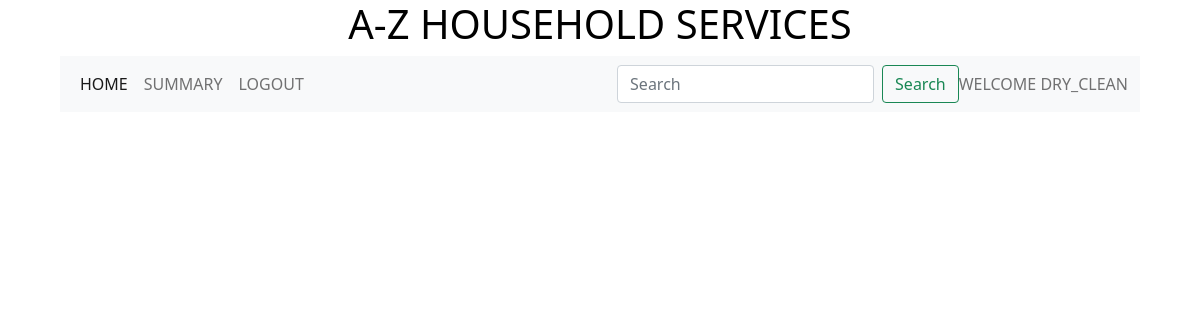
The page /edit_service/5/DRY_CLEAN on the database as committed earlier.
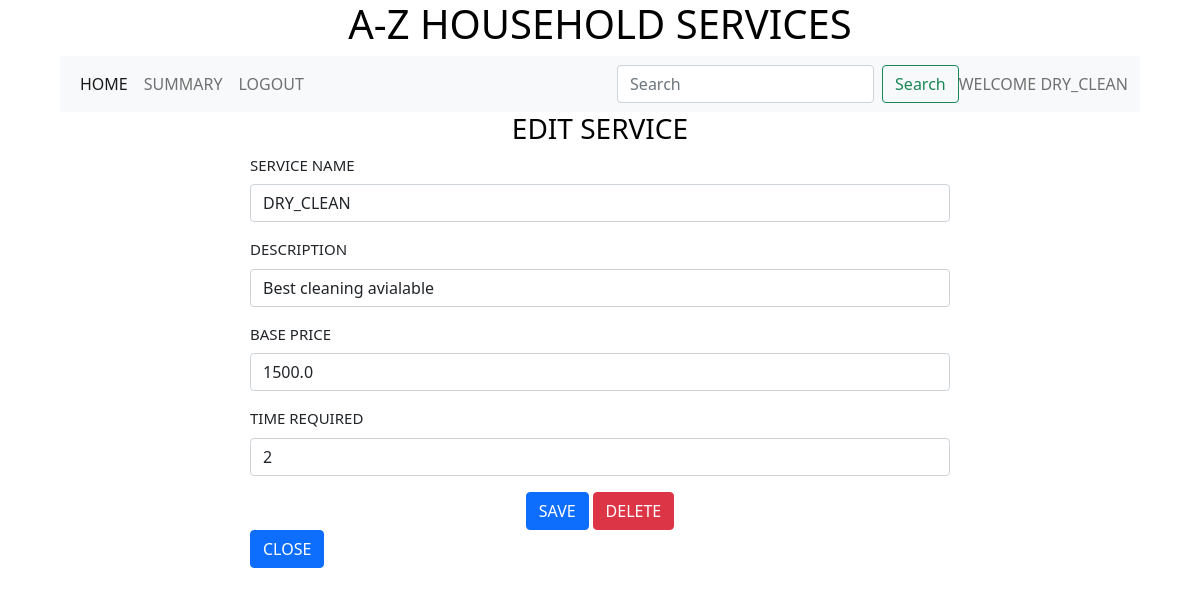
The same page on the database as committed later.
### backend/models.py (models this page shows)
class Service(db.Model):
    __tablename__ ="service"
    id = db.Column(db.Integer,primary_key=True)
    name = db.Column(db.String)
    description = db.Column(db.String)
    base_price = db.Column(db.Float)
    time_required = db.Column(db.Integer)
    service_requests = db.relationship("Service_request",cascade="all,delete",backref="service",lazy = True)
    professionals = db.relationship("Professional",cascade="all,delete",backref="service",lazy = True)
    service_pic_url = db.Column(db.String,nullable=True,default="None")

### backend/controllers.py (the view, shortened to what this page needs)
@app.route("/edit_service/<id>/<name>" ,methods = ["GET","POST"])
def edit_service(id,name):
    service = get_service(id)
    return render_template("edit_service.html",service=service,name=name)

### backend/controllers.py (called while the page is built)
def get_service(id):
    service = Service.query.filter_by(id=id).first()
    return service

### templates/edit_service.html (shortened to what this page needs)
{%extends "admin_layout.html"%}
{%block content%}
            {%if service%}
                <div class ="center"><h3>EDIT SERVICE</h3></div>
                <form action ="/edit_service/{{service.id}}/{{name}}" method ="POST">
                    <div class = "input_form1">
                        <div class="mb-3">
                            <label for="name" class="form-label">SERVICE NAME</label>
                            <input type="text" class="form-control" name ="name" id="name" value = "{{service.name}}">
                        </div>
                        <div class="mb-3">
                            <label for="description" class="form-label">DESCRIPTION</label>
                            <input type="text" class="form-control" name ="description" id="description" value = "{{service.description}}">
                        </div>
                        <div class="mb-3">
                            <label for="base_price" class="form-label">BASE PRICE</label>
                            <input type="number" class="form-control" name ="base_price" id="base_price" value = "{{service.base_price}}">
                        </div>
                        <div class="mb-3">
                            <label for="time_required" class="form-label">TIME REQUIRED</label>
                            <input type="number" class="form-control" name ="time_required" id="time_required" value = "{{service.time_required}}">
                        </div>
                        <div class="mb-3">
                            <div class ="center"><button type="submit" class="btn btn-primary">SAVE</button>
                            <a href="/delete_service/{{service.id}}/{{name}}" type="button" class="btn btn-danger">DELETE</a></div>
                            <a href="/admin/{{name}}" type="button" class="btn btn-primary">CLOSE</a></div>
                        </div>
                    </div>
            {%endif%}
{%endblock%}

### templates/admin_layout.html (shortened to what this page needs)
<!DOCTYPE html>
<html>
    <head>
        <link rel ="stylesheet" href="/static/styles/main.css">
        <link href ="https://cdn.jsdelivr.net/npm/bootstrap@5.0.2/dist/css/bootstrap.min.css" rel="stylesheet">
    </head>
    <body>
        <div class = "my_container">
            <div class ="center"><h1>A-Z HOUSEHOLD SERVICES</h1></div>
            <div class ="my_panel">
                <nav class="navbar navbar-expand-lg navbar-light bg-light">
                    <div class="container-fluid">
                      <div class="collapse navbar-collapse" id="navbarText">
                        <ul class="navbar-nav me-auto mb-2 mb-lg-0">
                          <li class="nav-item">
                            <a class="nav-link active" aria-current="page" href="/admin/{{name}}">HOME</a>
                          </li>
                          <li class="nav-item">
                            <a class="nav-link" href="/admin_summary/{{name}}">SUMMARY</a>
                          </li>
                          <li class="nav-item">
                            <a class="nav-link" href="/login">LOGOUT</a>
                          </li>
                        </ul>
                        <form class="d-flex" method ="POST" action="/search_ad/{{name}}">
                          <input class="form-control me-2" type="search" placeholder="Search" aria-label="Search" name ="search_txt" id ="search_txt">
                          <button class="btn btn-outline-success" type="submit">Search</button>
                        </form>
                        <span class="navbar-text">
                          WELCOME {{name}}
                        </span>
                      </div>
                    </div>
                </nav>
                  {%block content%}{%endblock%}
            </div>
        </div>
    </body>
</html>

Rows that differ between the two databases and show on the page:
added Service: name "DRY_CLEAN", description "Best cleaning avialable", base_price "1500.0", time_required "2"
Other text that changed with them:
{{ name }}: "DRY_CLEAN" → (not shown)
text now shown: "EDIT SERVICE SERVICE NAME DESCRIPTION BASE PRICE TIME REQUIRED SAVE DELETE CLOSE"
